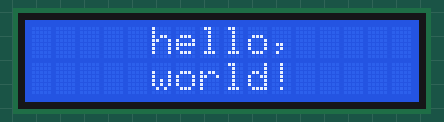
The sketch below on a simulated Arduino Uno, built with avr-gcc and run on an emulated ATmega328P. On the bench: 16×2 character LCD.

Above: at 0.1 s.
At 2.11 s:
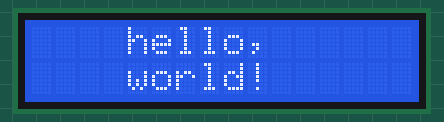
At 2.81 s:
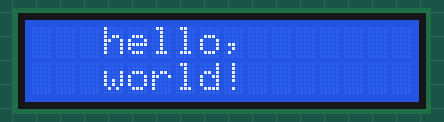
At 3.21 s:
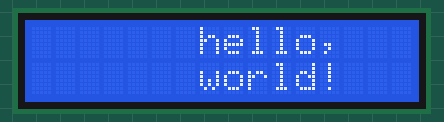
At 3.61 s:
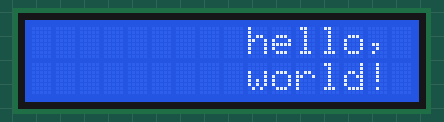
At 7.1 s:
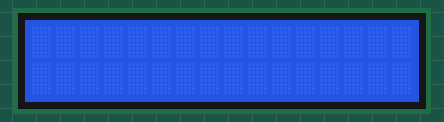

Measured:
- by itself, everything shown: repeats every 8.0 s, in 26 steps
- what the display in image 5 shows lasts 0.5 s, from 7.1 s to 7.6 s

The sketch:

code.ino
```cpp
// C++ code
//
#include <LiquidCrystal.h>

//Criei objeto --> Passando pinos q o display tá conectado
LiquidCrystal lcd(7,6,5,4,3,2);

void setup(){
  lcd.begin(16, 2);//Configura o modelo do display em nosso caso 16×2 --> Passo quantas colunas e linhas tem o Display
  lcd.clear(); //Comando pra limpar a tela
}

void loop(){
  //Posiciona o cursor na coluna e linha indicada no comando
  lcd.setCursor(5,0); //Setta texto - coluna x linha
  lcd.print("hello,"); //imprime o texto que vai ser expresso

  lcd.setCursor(5,1); //Setta texto - coluna x linha
  lcd.print("world!"); //imprime o texto que vai ser expresso

  delay(2000); // Delay a little bit to improve simulation performance


  //Esse for faz uma ilusão de animação
  for(int pos=0; pos<5; pos++){ //Texto vai todo pro lado esquerdo
    lcd.scrollDisplayLeft(); //Move o conteúdo do display (texto+cursor) um espaço para a esquerda
    delay(100);
  }
  for(int pos=0; pos<10; pos++){ ////Texto vai todo pro lado direito
    lcd.scrollDisplayRight(); //Move o conteúdo do display (texto+cursor) um espaço para a direita
    delay(100);
  }
  for(int pos=0; pos<5; pos++){ //Texto volta pro meio do display
    lcd.scrollDisplayLeft(); //Move o conteúdo do display (texto+cursor) um espaço para a esquerda
    delay(100);
  }
  delay(1000);

  //Vai fazer o LCD piscar 3 vezes
  lcd.noDisplay(); //Desliga o display sem perder os dados exibidos
  delay(500);
  lcd.display(); //Liga o display e restaura o texto escrito após comando “noDisplay()”
  delay(500);

  lcd.noDisplay();
  delay(500);
  lcd.display();
  delay(500);

  lcd.noDisplay();
  delay(500);
  lcd.display();
  delay(500);
}
```
